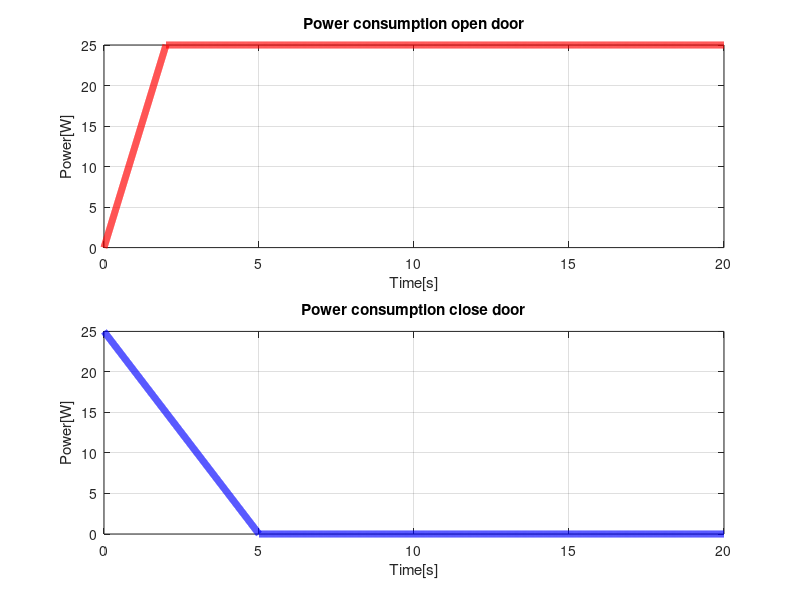

Source code (MATLAB):
% Clear unwated junk
clear all;
clc;

% Set up variables
t = linspace(0,20,10000);
openDoorSlope = 25/2; closeDoorSlope = -25/5;

% Function
powerOpen = t.*openDoorSlope + 0;
powerClose = t.*closeDoorSlope + 25;

% Clamp all values between 25 and 0
for i = 1:length(t)
  if powerOpen(i) > 25
    powerOpen(i) = 25;
  elseif powerOpen(i) < 0
    powerOpen(i) = 0;
  end

  if powerClose(i) > 25
    powerClose(i) = 25;
  elseif powerClose(i) < 0
    powerClose(i) = 0;
  end
end

% Plotting our results
subplot(2,2, 1:2);
plot(t,powerOpen,'r-', 'linewidth', 5); xlabel("Time[s]"); ylabel("Power[W]"); title("Power consumption open door"); grid on;

subplot(2,2, 3:4);
plot(t,powerClose,'b-', 'linewidth', 5); xlabel("Time[s]"); ylabel("Power[W]"); title("Power consumption close door"); grid on;
